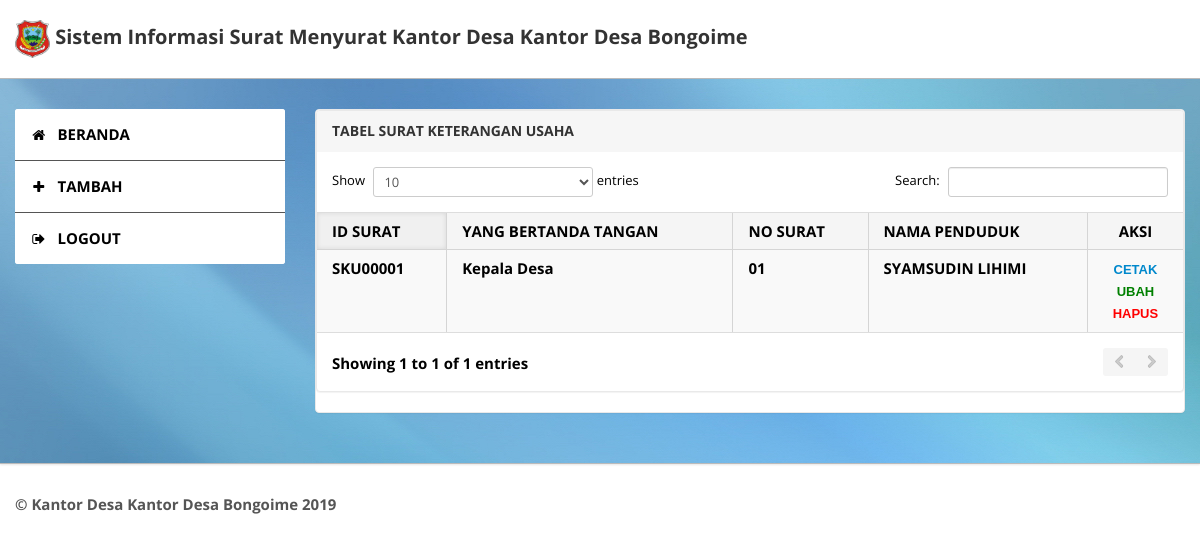
The app's page /operator-tabel-sku.php (signed in) with its own data.
### tables this page shows
CREATE TABLE `tbl_instansi` (
  `id_instansi` int(11) NOT NULL,
  `nm` varchar(100) NOT NULL
);

CREATE TABLE `tbl_sku` (
  `id_sku` varchar(30) NOT NULL,
  `id_pg` varchar(30) NOT NULL,
  `NIK` varchar(30) NOT NULL,
  `no_surat_sku` varchar(30) NOT NULL,
  `ket` text NOT NULL
);

CREATE TABLE `tbl_pegawai` (
  `id_pg` varchar(30) NOT NULL,
  `nama` varchar(100) NOT NULL,
  `jk` varchar(25) NOT NULL,
  `jabatan` varchar(100) NOT NULL,
  `alamat_pg` text NOT NULL,
  `notelp` varchar(25) NOT NULL
);

CREATE TABLE `tbl_penduduk` (
  `NIK` varchar(30) NOT NULL,
  `nama_p` varchar(100) NOT NULL,
  `tempat_lahir` varchar(100) NOT NULL,
  `tgl_lahir` date NOT NULL,
  `jenkel` varchar(20) NOT NULL,
  `alamat` text NOT NULL,
  `dusun` varchar(100) NOT NULL,
  `kel_desa` varchar(100) NOT NULL,
  `kecamatan` varchar(100) NOT NULL,
  `agama` varchar(20) NOT NULL,
  `s_nikah` varchar(30) DEFAULT NULL,
  `warga_negara` varchar(100) NOT NULL,
  `pekerjaan` varchar(100) NOT NULL
);

### operator-tabel-sku.php (the view, shortened to what this page needs)
<?php
if(empty($_SESSION['username'] AND $_SESSION['hak_akses'])){
header("location:index.php");
}else{
?>
<!DOCTYPE html>
<html lang="en">
<head>
	<link type="text/css" href="bootstrap/css/bootstrap.min.css" rel="stylesheet">
	<link type="text/css" href="bootstrap/css/bootstrap-responsive.min.css" rel="stylesheet">
	<link type="text/css" href="css/theme.css" rel="stylesheet">
	<link type="text/css" href="images/icons/css/font-awesome.css" rel="stylesheet">
</head>
<body>
	<div class="navbar navbar-fixed-top">
		<div class="navbar-inner">
			<div class="container">
			  	<a class="brand" href="">
			  		 <img width="35" height="35" src="logodesa/logodesa.png">
			  			<?php
                        $query = mysqli_query($config, "SELECT * FROM tbl_instansi WHERE id_instansi");
                        $data=mysqli_fetch_assoc($query);
                        ?>
                        Sistem Informasi Surat Menyurat <?php echo 'Kantor Desa '.$data['nm']; ?>
			  	</a>
			</div>
		</div>
	</div>
	<div class="wrapper">
		<div class="container">
			<div class="row">
				<div class="span3">
					<div class="sidebar">
						<ul class="widget widget-menu unstyled">
                                <li class="active"><a href="halaman-operator.php"><i class="menu-icon icon-home"></i>BERANDA
                                </a></li>
                                <li class="active"><a href="operator_sku.php"><i class="menu-icon icon-plus"></i>TAMBAH
                                </a></li>
                                <li><a href="logout.php"><i class="menu-icon icon-signout">
                                </i>LOGOUT
                                </a></li>
                            </ul>
					</div>
				</div>
				<div class="span9">
					<div class="content">
						<div class="module">
						<div class="module">
							<div class="module-head">
								<h3>TABEL SURAT KETERANGAN USAHA</h3>
							</div>
							<div class="module-body table">
								<table cellpadding="0" cellspacing="0" border="0" class="datatable-1 table table-bordered table-striped	 display" width="100%">
									<thead>
										<tr>
											<th>ID SURAT</th>
											<th>YANG BERTANDA TANGAN</th>
											<th>NO SURAT</th>
											<th>NAMA PENDUDUK</th>
											<th><center>AKSI</center></th>
										</tr>
									</thead>
									<tbody>
										<?php
                                           $query = mysqli_query($config, " SELECT * FROM tbl_sku, tbl_pegawai, tbl_penduduk WHERE tbl_sku.id_pg=tbl_pegawai.id_pg AND tbl_sku.NIK=tbl_penduduk.NIK ORDER BY tbl_sku.id_sku ASC");
                                                while($data=mysqli_fetch_assoc($query)){
                                                 echo '<tr>';
                                                 echo '<td>'.$data['id_sku'].'</td>';
                                                 echo '<td>'.$data['jabatan'].'</td>';
                                                 echo '<td>'.$data['no_surat_sku'].'</td>';
                                                 echo '<td>'.$data['nama_p'].'</td>';
                        						 echo"<td>
                        						 		<center>
                        						 		<a href='operator-cetak-sku.php?id_sku=$data[id_sku]'>
                        						 			<font face='arial' size='2'>
                        						 				CETAK
                        						 			</font>
                        						 		</a>
                        						 		</center>
                        						 		<center>
                        						 		<a href='operator-ubah-sku.php?id_sku=$data[id_sku]'>
                        						 			<font face='arial' size='2' color='green'>
                        						 				UBAH
                        						 			</font>
                        						 		</a>
                        						 		</center>
                        						 		<center>
                        						 		<a href='operator-hapus-sku.php?id_sku=$data[id_sku]'>
                        						 			<font face='arial' size='2' color='red'>
                        						 				HAPUS
                        						 			</font>
                        						 		</a>
                        						 		</center>";
                                                 echo '</tr>';
                                                }
                                            ?>
								</table>
						</div>
							</div>
						</div>
					</div>
				</div>
			</div>
		</div>
	</div>
	<div class="footer">
		<div class="container">
			 <b class="copyright">
                <?php
                $query = mysqli_query($config, "SELECT * FROM tbl_instansi WHERE id_instansi");
                $data=mysqli_fetch_assoc($query);
                ?>
                &copy; <?php echo 'Kantor Desa '.$data['nm'] . " " .date('Y'); ?>
            </b>
		</div>
	</div>
</body>
</html>
<?php
}
?>

### records on screen
tbl_instansi: nm "Kantor Desa Bongoime"
tbl_sku: id_sku "SKU00001", id_pg.jabatan "Kepala Desa", no_surat_sku "01", NIK.nama_p "SYAMSUDIN LIHIMI"
